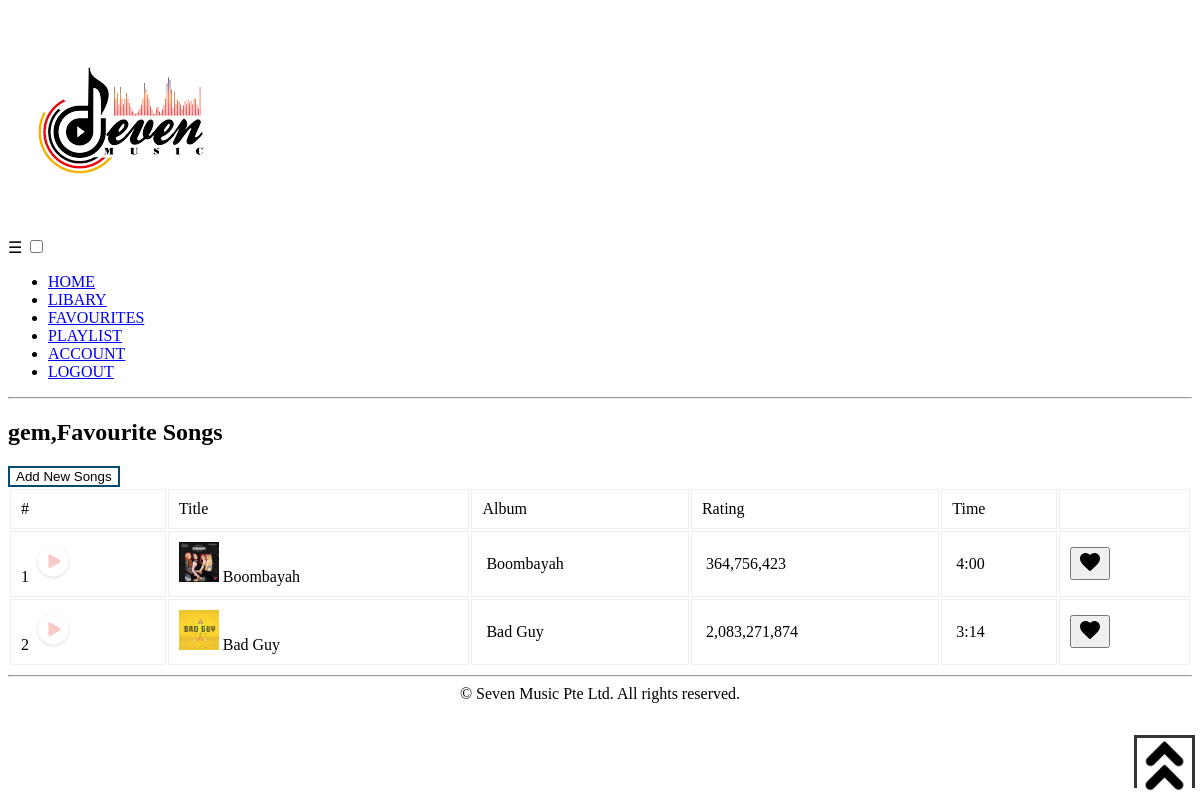
Page /views/favourites.php (signed in) on the committed database.
### tables this page shows
CREATE TABLE IF NOT EXISTS `favourites_song` (
  `favourite_xid` int(11) NOT NULL AUTO_INCREMENT,
  `song_id` int(11) NOT NULL,
  `user_id` int(11) NOT NULL,
  PRIMARY KEY (`favourite_xid`)
);

CREATE TABLE IF NOT EXISTS `songs` (
  `song_xid` int(11) NOT NULL AUTO_INCREMENT,
  `song_title` varchar(255) NOT NULL,
  `song_image` varchar(255) NOT NULL,
  `song_rating` varchar(255) NOT NULL,
  `song_duration` varchar(255) NOT NULL,
  `song_url` varchar(255) NOT NULL,
  PRIMARY KEY (`song_xid`)
);

### views/favourites.php (the view, shortened to what this page needs)
<?php
 require_once("../db/dbinfo.php");
?>
<!DOCTYPE html>
<html lang="en">
<head>
</head>
<body>
    <?php include 'header.php'; ?>
    <table>
        <h2 style="color:black;"><?php echo htmlspecialchars($_SESSION["login_username"]); ?></b>,Favourite Songs</h2>
        <form action="libary.php">
            <button class="button button5" input type="submit">Add New Songs</button>
        </form>
        <table>
            <tbody>
                <tr>
                    <td>#</td>
                    <td>Title</td>
                    <td>Album</td>
                    <td>Rating</td>
                    <td>Time</td>
                    <td></td>
                </tr>
                <?php
            $user_id = $_SESSION["login_xid"];
            $count = 0;
            $sqlstatement = "SELECT song_image, song_title, song_rating, song_duration, song_url, song_xid, favourite_xid FROM favourites_song
                             INNER JOIN songs ON songs.song_xid = favourites_song.song_id where user_id = $user_id;";
            if ($result = $mysqli -> query($sqlstatement)) {
                while($record = $result -> fetch_row()){
                    $count += 1;
                    $image = $record[0];
                    $title = $record[1];
                    $rating = $record[2];
                    $duration = $record[3];
                    $songurl = $record[4];
                    $favid = $record[6];
            ?>
                <tr>
                    <td><?php echo $count; ?>
                        <img src="../images/play.png" id="play-btn" style="width:40px;height:40px;top: 15px;"
                            data-src="../audios/<?php echo $songurl; ?>" name="<?php echo $title; ?>"
                            onclick="play(this)">
                    </td>
                    <td><img src="../images/<?php echo $image; ?>"
                            style="width:40px;height:40px;">&nbsp;<?php echo $title; ?></td>
                    <td>&nbsp;<?php echo $title; ?></td>
                    <td>&nbsp;<?php echo $rating; ?></td>
                    <td>&nbsp;<?php echo $duration; ?></td>
                    <td> <a href="favouriteform.php?delete=<?php echo $favid; ?>">
                            <button class="like-button">
                                <div class="like-wrapper">
                                    <svg class="heart" width="24" height="24" viewBox="0 0 24 24">
                                        <path
                                            d="M12,21.35L10.55,20.03C5.4,15.36 2,12.27 2,8.5C2,5.41 4.42,3 7.5,3C9.24,3 10.91,3.81 12,5.08C13.09,3.81 14.76,3 16.5,3C19.58,3 22,5.41 22,8.5C22,12.27 18.6,15.36 13.45,20.03L12,21.35Z">
                                        </path>
                                    </svg>
                                </div>
                            </button>
                        </a></td>
                </tr>
                <?php
                }
            }
            ?>
            </tbody>
        </table>
        <div class="music-player">
            <div id="close-player">
                <img src="../images/up-arrow.png" width="100%;" id="player-button">
            </div>
        </div>
        <?php include 'footer.php';?>
</body>
</html>

### views/favourites.php (style rules this page uses)
table { width: 100%; }
table td { padding: 10px; text-align: left; border: 1px solid #eee; }
.button5 { background-color: white; color: black; border: 2px solid #014b70; }
.music-player { position: fixed; bottom: -125px; left: 0; right: 0; background: #fff; z-index: 1000; }
.music-player #close-player { position: absolute; top: -50px; right: 5px; height: 50px; width: 55px; line-height: 50px; cursor: pointer; font-size: 30px; color: #333; background: #fff; border: 3px solid #333; border-bottom: none; text-align: center; }

### rows in the picture
favourites_song: song.song_image (picture), song.song_title "Boombayah", song.song_rating "364,756,423", song.song_duration "4:00"
favourites_song: song.song_image (picture), song.song_title "Bad Guy", song.song_rating "2,083,271,874", song.song_duration "3:14"

### other values in the picture
$_SESSION["login_username"] "gem"
